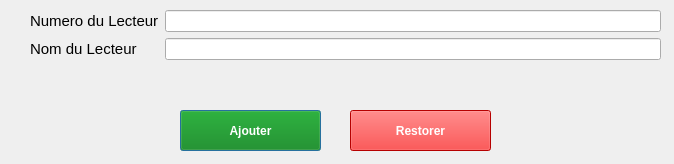
<?xml version="1.0" encoding="UTF-8"?>
<ui version="4.0">
 <class>createLecteur</class>
 <widget class="QDialog" name="createLecteur">
  <property name="geometry">
   <rect>
    <x>0</x>
    <y>0</y>
    <width>674</width>
    <height>164</height>
   </rect>
  </property>
  <property name="windowTitle">
   <string>creation Lecteur</string>
  </property>
  <widget class="QWidget" name="formLayoutWidget">
   <property name="geometry">
    <rect>
     <x>30</x>
     <y>10</y>
     <width>631</width>
     <height>91</height>
    </rect>
   </property>
   <layout class="QFormLayout" name="formLayout">
    <item row="0" column="0">
     <widget class="QLabel" name="label">
      <property name="styleSheet">
       <string notr="true">QLabel{
font-size:15px

}</string>
      </property>
      <property name="text">
       <string>Numero du Lecteur</string>
      </property>
     </widget>
    </item>
    <item row="0" column="1">
     <widget class="QLineEdit" name="numLecteur"/>
    </item>
    <item row="1" column="0">
     <widget class="QLabel" name="label_2">
      <property name="styleSheet">
       <string notr="true">QLabel{
font-size:15px;
}</string>
      </property>
      <property name="text">
       <string>Nom du Lecteur</string>
      </property>
     </widget>
    </item>
    <item row="1" column="1">
     <widget class="QLineEdit" name="nomLecteur"/>
    </item>
   </layout>
  </widget>
  <widget class="QPushButton" name="ajouter">
   <property name="geometry">
    <rect>
     <x>180</x>
     <y>110</y>
     <width>141</width>
     <height>41</height>
    </rect>
   </property>
   <property name="styleSheet">
    <string notr="true">QPushButton{
background:green;
color:white;
font-weight:bold;
}</string>
   </property>
   <property name="text">
    <string>Ajouter</string>
   </property>
  </widget>
  <widget class="QPushButton" name="restorer">
   <property name="geometry">
    <rect>
     <x>350</x>
     <y>110</y>
     <width>141</width>
     <height>41</height>
    </rect>
   </property>
   <property name="styleSheet">
    <string notr="true">QPushButton{
background:red;
color:white;
font-weight:bold;
}</string>
   </property>
   <property name="text">
    <string>Restorer</string>
   </property>
  </widget>
 </widget>
 <resources/>
 <connections/>
</ui>
